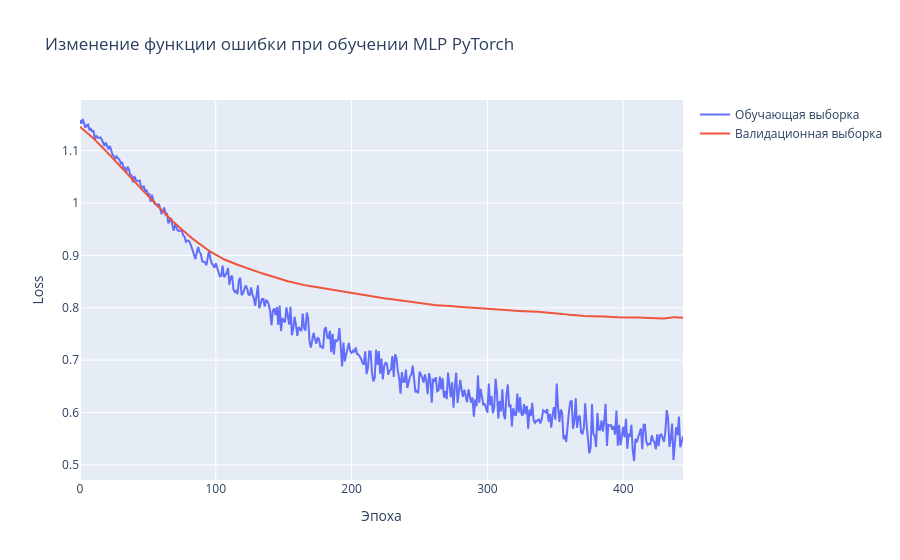

Notebook cell for this chart:
### Code cell
fig = go.Figure()

fig.add_trace(
    go.Scatter(
        y=train_losses,
        mode='lines',
        name='Обучающая выборка'
    )
)

fig.add_trace(
    go.Scatter(
        y=val_losses,
        mode='lines',
        name='Валидационная выборка'
    )
)

fig.update_layout(
    title='Изменение функции ошибки при обучении MLP PyTorch',
    xaxis_title='Эпоха',
    yaxis_title='Loss'
)

fig.show()

### Figure 1 — Plotly figure (JSON) as saved in the notebook; plotly's stock layout.template omitted (floating-point values rounded to 4 significant figures; data arrays with more than 128 entries replaced by an {"elided": "..."} marker saying what was removed)
{"data": [{"mode": "lines", "name": "Обучающая выборка", "y": {"elided": "445 float values"}, "type": "scatter"}, {"mode": "lines", "name": "Валидационная выборка", "y": {"elided": "445 float values"}, "type": "scatter"}], "layout": {"title": {"text": "Изменение функции ошибки при обучении MLP PyTorch"}, "xaxis": {"title": {"text": "Эпоха"}}, "yaxis": {"title": {"text": "Loss"}}}}
